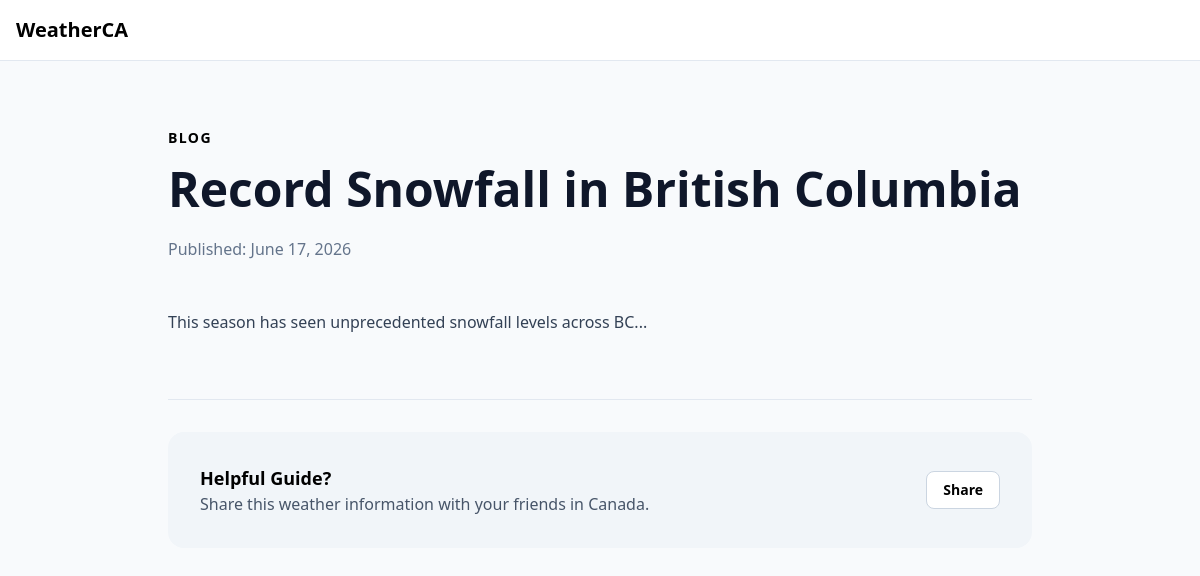
/article.php?slug=record-snowfall-bc, run on the app's committed database.
### tables this page shows
CREATE TABLE content (
    id INT PRIMARY KEY AUTO_INCREMENT,
    type ENUM("blog", "guide") DEFAULT "blog",
    lang ENUM("en", "fr") DEFAULT "en",
    title VARCHAR(255),
    slug VARCHAR(255),
    body LONGTEXT,
    meta_title VARCHAR(255),
    meta_desc TEXT,
    created_at TIMESTAMP DEFAULT CURRENT_TIMESTAMP
);

### config/config.php (called while the page is built, shortened)
<?php
$lang = isset($_GET["lang"]) ? $_GET["lang"] : (isset($_SESSION["lang"]) ? $_SESSION["lang"] : "en");
?>

### public/article.php (the view, shortened to what this page needs)
<?php
require_once "../config/config.php";
$slug = isset($_GET["slug"]) ? $_GET["slug"] : "";
$stmt = $db->prepare("SELECT * FROM content WHERE slug = ? AND lang = ?");
$stmt->execute([$slug, $lang]);
$article = $stmt->fetch();
?>
<!DOCTYPE html>
<html lang="<?php echo $lang; ?>">
<head>
    <script src="https://cdn.tailwindcss.com"></script>
</head>
<body class="bg-slate-50">
    <nav class="bg-white border-b border-slate-200 p-4">
        <div class="max-w-7xl mx-auto flex justify-between items-center">
            <a href="index.php" class="text-xl font-bold">Weather<span class="text-canada-red">CA</span></a>
        </div>
    </nav>
    <article class="max-w-4xl mx-auto px-4 py-16">
        <header class="mb-12">
            <span class="text-canada-red font-bold uppercase tracking-widest text-sm"><?php echo strtoupper($article["type"]); ?></span>
            <h1 class="text-4xl md:text-5xl font-black text-slate-900 mt-4 leading-tight"><?php echo $article["title"]; ?></h1>
            <div class="flex items-center gap-4 mt-6 text-slate-500">
                <span>Published: <?php echo date("F d, Y", strtotime($article["created_at"])); ?></span>
            </div>
        </header>
        <div class="prose prose-lg prose-slate max-w-none leading-relaxed text-slate-700">
            <?php echo nl2br($article["body"]); ?>
        </div>
        <footer class="mt-16 pt-8 border-t border-slate-200">
            <div class="bg-slate-100 p-8 rounded-2xl flex items-center justify-between">
                <div>
                    <h3 class="font-bold text-lg">Helpful Guide?</h3>
                    <p class="text-slate-600">Share this weather information with your friends in Canada.</p>
                </div>
                <div class="flex gap-2">
                    <button class="bg-white px-4 py-2 rounded-lg border border-slate-300 font-bold text-sm">Share</button>
                </div>
            </div>
        </footer>
    </article>
</body>
</html>

### data on the page
content: type "BLOG", title "Record Snowfall in British Columbia", created_at "June 17, 2026", body "This season has seen unprecedented snowfall levels across BC..."
